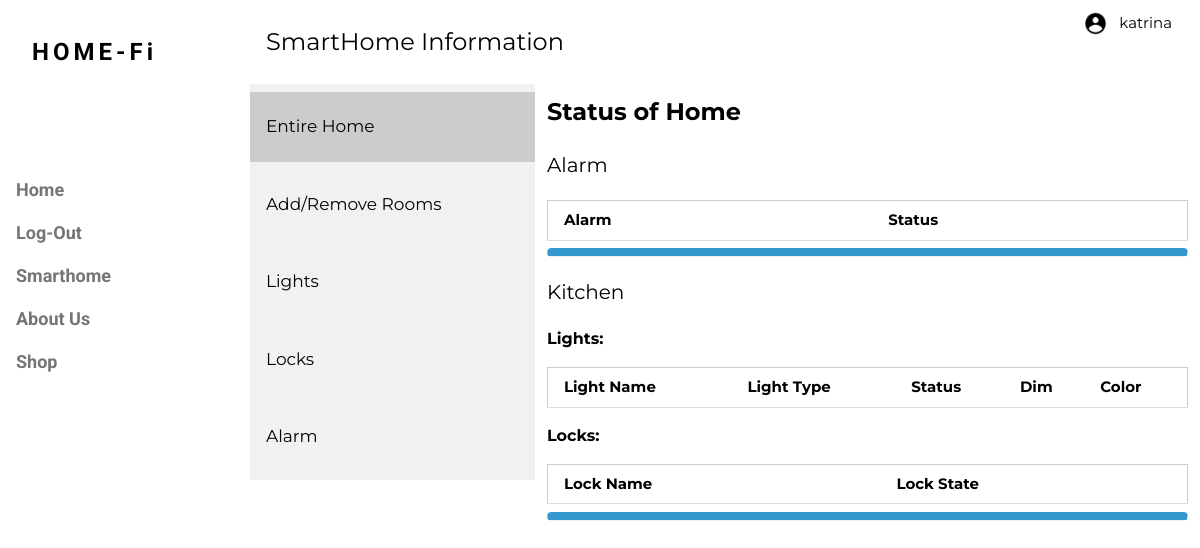
Page /status/ (signed in) on the earlier database version.
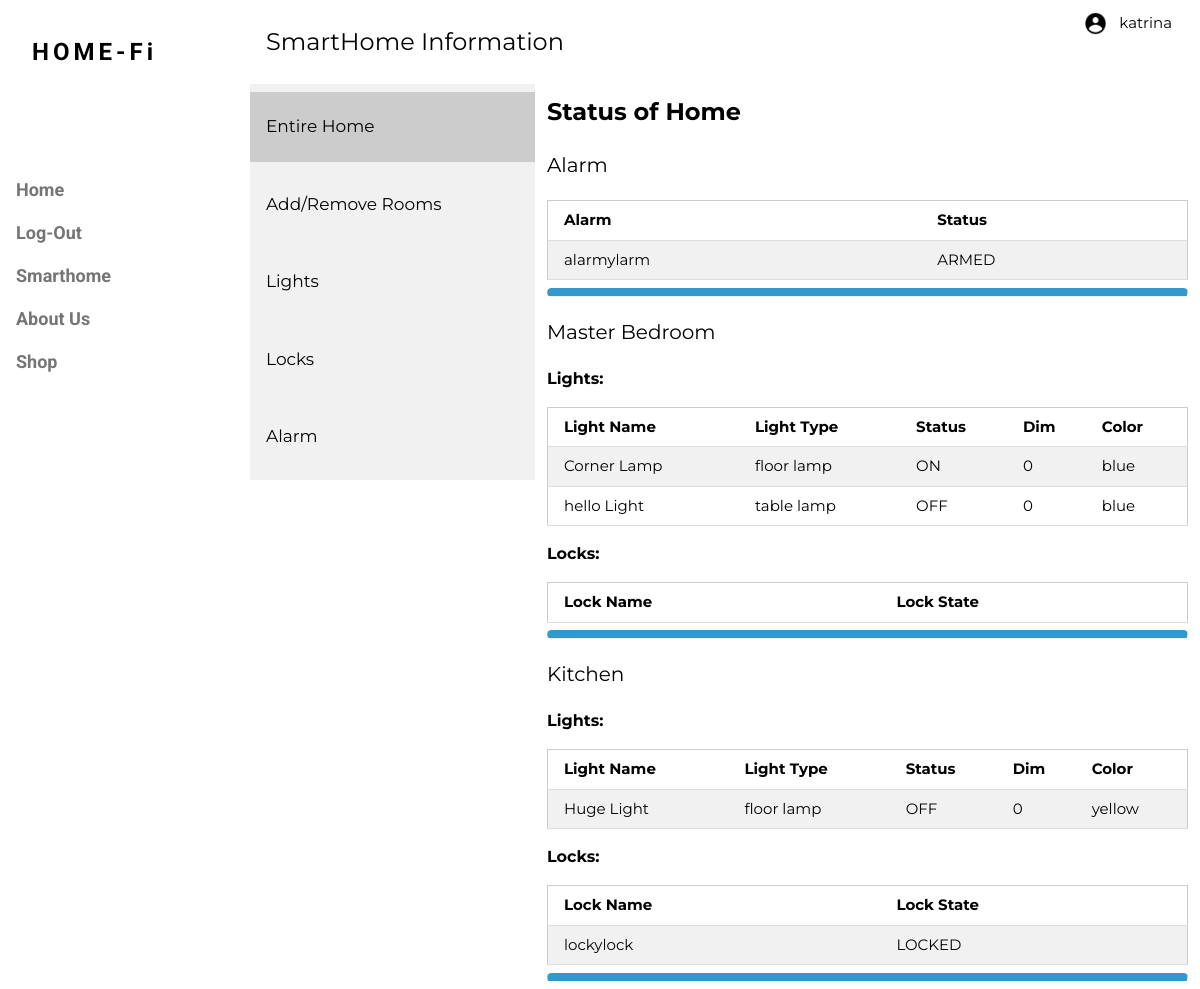
Same page on the later database version.
### homepg/models.py (models this page shows, shortened)
class Room(models.Model):
    owner = models.ForeignKey(User, on_delete=models.CASCADE)
    roomName = models.CharField(max_length=20)
    def __str__(self):
        return self.roomName

class Alarm(models.Model):
    owner = models.ForeignKey(User, on_delete=models.CASCADE)
    alarmName = models.CharField(max_length=20)
    state = models.BooleanField(default=0)
    code1 = models.PositiveIntegerField(default=0, validators=[MinValueValidator(1000), MaxValueValidator(9999)])
    code2 = models.PositiveIntegerField(default=0, validators=[MinValueValidator(1000), MaxValueValidator(9999)])
    code3 = models.PositiveIntegerField(default=0, validators=[MinValueValidator(1000), MaxValueValidator(9999)])
    code4 = models.PositiveIntegerField(default=0, validators=[MinValueValidator(1000), MaxValueValidator(9999)])

class Light(models.Model):
    owner = models.ForeignKey(User, on_delete=models.CASCADE)
    roomLoc = models.ForeignKey(Room, on_delete=models.CASCADE, null=True, blank=True)
    lightName = models.CharField(max_length=20)
    lightType = models.CharField(default='default light', max_length=20,
                                 choices=[('default light', 'default light'), ('floor lamp', 'floor lamp'),
                                          ('table lamp', 'table lamp'), ('ceiling light', 'ceiling light')])
    dimness = models.PositiveIntegerField(default=0, validators=[MinValueValidator(0), MaxValueValidator(100)])
    state = models.BooleanField(default=0)
    color = models.CharField(max_length=20)

class Lock(models.Model):
    owner = models.ForeignKey(User, on_delete=models.CASCADE)
    lockName = models.CharField(max_length=20)
    roomLoc = models.ForeignKey(Room, on_delete=models.CASCADE, null=True, blank=True)
    state = models.BooleanField(default=0)
    code1 = models.PositiveIntegerField(default=0, validators=[MinValueValidator(1000), MaxValueValidator(9999)])
    code2 = models.PositiveIntegerField(default=0, validators=[MinValueValidator(1000), MaxValueValidator(9999)])
    code3 = models.PositiveIntegerField(default=0, validators=[MinValueValidator(1000), MaxValueValidator(9999)])
    code4 = models.PositiveIntegerField(default=0, validators=[MinValueValidator(1000), MaxValueValidator(9999)])

### homepg/views.py (the view)
# urls.py: path("status/", views.status, name="status-page"),
def status(request):
    dbEntries = {
        'rooms': Room.objects.filter(owner=request.user),
        'lights': Light.objects.filter(owner=request.user),
        'locks': Lock.objects.filter(owner=request.user),
        'alarms': Alarm.objects.filter(owner=request.user),
    }
    return render(request, "homepg/smarthome.html", dbEntries)

### homepg/templates/homepg/smarthome.html (shortened to what this page needs)
{% extends "homepg/base.html" %}
{% block content %}
	<header class="w3-container w3-xlarge">
		<p class="w3-left">SmartHome Information</p>
		<p class="w3-right">
			<table>
				<tr>
					<td>{% load static %}<img class="w3-icons" src="{% static 'images/UserIcon.png' %}" alt="Account Icon" style="float: right" /> </td>
					{% if user.is_authenticated %}
						<td style="font-size: 15px;padding:10px"> {{user.username}}</td>
					{% else %}
						<td style="font-size: 15px;padding:10px"> Guest </td>
					{% endif %}
				</tr>
			</table>
		</p>
	</header>
    <div class="tab">
	  <button class="tablinks" onclick="openTab(event, 'Entire Home')" id="defaultOpen">Entire Home</button>
	  <button class="tablinks" onclick="openTab(event, 'Rooms')"> Add/Remove Rooms</button>
	  <button class="tablinks" onclick="openTab(event, 'Lights')">Lights</button>
		<button class="tablinks" onclick="openTab(event, 'Locks')">Locks</button>
		<button class="tablinks" onclick="openTab(event, 'Alarm')">Alarm</button>
	</div>
	<div id="Entire Home" class="tabcontent" style="border:none">
	  <h3 style="font-weight:bold">Status of Home</h3>
		<p style="font-size:20px">Alarm</p>
		<table class="w3-table-all">
			<tr>
				<th>Alarm</th>
				<th>Status</th>
			</tr>
			{% for alarm in alarms %}
			<tr>
                <td> {{ alarm.alarmName }} </td>
                {% if alarm.state == True %}
                    <td> ARMED </td>
                {% else %}
                    <td> DISARMED </td>
                {% endif %}
			</tr>
            {% endfor %}
		</table>
		<hr style="  border-top: 8px solid #3399cc; border-radius: 5px;" />
            {% for room in rooms %}
                <p style="font-size:20px"> {{ room.roomName }} </p>
                <p style="font-size:16px; font-weight:bold"> Lights: </p>
				<table class="w3-table w3-table-all">
				<tr>
					<th>Light Name</th>
					<th> Light Type </th>
					<th>Status</th>
					<th>Dim</th>
					<th>Color</th>
				</tr>
                    {% for light in lights%}
                        {% if room.id == light.roomLoc.id %}
					<tr>
                            <td> {{ light.lightName }} </td>
                            <td> {{ light.lightType}}</td>
							{% if light.state == True %}
                                <td> ON </td>
                            {% else %}
                                <td> OFF </td>
                            {% endif %}
                            <td> {{ light.dimness}} </td>
                            <td> {{ light.color }}</td>
					</tr>
                        {% endif %}
                    {% endfor %}
				</table>
				<p style="font-size:16px; font-weight:bold"> Locks: </p>
					<table class="w3-table w3-table-all">
					<tr>
						<th>Lock Name</th>
						<th> Lock State </th>
					</tr>
                    {% for lock in locks%}
						<tr>
                        {% if room.id == lock.roomLoc.id %}
                            <td> {{ lock.lockName }} </td>
							{% if lock.state == True %}
								<td> LOCKED </td>
							{% else %}
								<td> UNLOCKED </td>
							{% endif %}
                    	{% endif %}
						</tr>
                {% endfor %}
					</table>
		<hr style="  border-top: 8px solid #3399cc; border-radius: 5px;" />
            {% endfor %}
	</div>
{% endblock content %}

### homepg/templates/homepg/base.html (shortened to what this page needs)
<!doctype html>
<html>
<head>
{% load static %}
<link rel="stylesheet" href="{% static 'style.css' %}">
<link rel="stylesheet" href="https://cdnjs.cloudflare.com/ajax/libs/font-awesome/4.7.0/css/font-awesome.min.css">
</head>
<body class="w3-content" style="max-width:1200px">
	<nav class="w3-sidebar w3-bar-block w3-white w3-collapse w3-top" style="z-index:3;width:250px" id="mySidebar">
		<div class="w3-container w3-display-container w3-padding-16">
			<h3 class="w3-wide"><a href="{% url 'business-home' %}" class="w3-bar-item w3-button"><b>HOME-Fi</b></a></h3>
	  	</div>
	  	<div class="w3-padding-64 w3-large w3-text-grey" style="font-weight:bold">
			<a href="{% url 'business-home' %}" class="w3-bar-item w3-button">Home</a>
			{% if user.is_authenticated %}
				<a href="{% url 'logout' %}" class="w3-bar-item w3-button">Log-Out</a>
				<a href="{% url 'status-page' %}" class="w3-bar-item w3-button">Smarthome</a>
			{% else %}
				<a href="{% url 'user-login' %}" class="w3-bar-item w3-button">Log-In</a>
			{% endif %}
			<a href="{% url 'business-about' %}" class="w3-bar-item w3-button">About Us</a>
			<a href="{% url 'business-shop' %}" class="w3-bar-item w3-button">Shop</a>
		</div>
	</nav>
	<div class="w3-main" style="margin-left:250px">
      {% block content %}{% endblock %}
</div>
</body>
</html>

### homepg/static/style.css (style rules this page uses)
html { box-sizing:border-box }
*,*:before,*:after { box-sizing:inherit }
html { -ms-text-size-adjust:100%;-webkit-text-size-adjust:100% }
body { margin:0 }
article,aside,details,figcaption,figure,footer,header,main,menu,nav,section { display:block }
a { background-color:transparent }
b,strong { font-weight:bolder }
img { border-style:none }
button,input,select,textarea,optgroup { font:inherit;margin:0 }
button,input { overflow:visible }
button,select { text-transform:none }
button,[type=button],[type=reset],[type=submit] { -webkit-appearance:button }
html,body { font-family:Verdana,sans-serif;font-size:15px;line-height:1.5 }
html { overflow-x:hidden }
h3 { font-size:24px }
h1,h2,h3,h4,h5,h6 { font-family:"Segoe UI",Arial,sans-serif;font-weight:400;margin:10px 0 }
.w3-wide { letter-spacing:4px }
img { vertical-align:middle }
a { color:inherit }
.w3-icons { max-width:4%;height:auto }
.w3-table,.w3-table-all { border-collapse:collapse;border-spacing:0;width:100%;display:table }
.w3-table-all { border:1px solid #ccc }
.w3-bordered tr,.w3-table-all tr { border-bottom:1px solid #ddd }
.w3-table-all tr:nth-child(odd) { background-color:#fff }
.w3-table-all tr:nth-child(even) { background-color:#f1f1f1 }
.w3-table td,.w3-table th,.w3-table-all td,.w3-table-all th { padding:8px 8px;display:table-cell;text-align:left;vertical-align:top }
.w3-table th:first-child,.w3-table td:first-child,.w3-table-all th:first-child,.w3-table-all td:first-child { padding-left:16px }
.w3-btn,.w3-button { border:none;display:inline-block;padding:8px 16px;vertical-align:middle;overflow:hidden;text-decoration:none;color:inherit;background-color:inherit;text-align:center;cursor:pointer;white-space:nowrap }
.w3-btn,.w3-button { -webkit-touch-callout:none;-webkit-user-select:none;-khtml-user-select:none;-moz-user-select:none;-ms-user-select:none;user-select:none }
.w3-tooltip,.w3-display-container { position:relative }
.w3-sidebar { height:100%;width:200px;background-color:#fff;position:fixed!important;z-index:1;overflow:auto }
.w3-main,#main { transition:margin-left .4s }
.w3-bar-block .w3-bar-item { width:100%;display:block;padding:8px 16px;text-align:left;border:none;white-space:normal;float:none;outline:0 }
.w3-container:after,.w3-container:before,.w3-panel:after,.w3-panel:before,.w3-row:after,.w3-row:before,.w3-row-padding:after,.w3-row-padding:before, .w3-cell-row:before,.w3-cell-row:after,.w3-clear:after,.w3-clear:before,.w3-bar:before,.w3-bar:after { content:"";display:table;clear:both }
.w3-content,.w3-auto { margin-left:auto;margin-right:auto }
.w3-content { max-width:980px }
@media (min-width:993px) { .w3-sidebar.w3-collapse { display:block!important } }
.w3-top,.w3-bottom { position:fixed;width:100%;z-index:1 }
.w3-top { top:0 }
.w3-container,.w3-panel { padding:0.01em 16px }
.w3-large { font-size:18px!important }
.w3-xlarge { font-size:24px!important }
.w3-padding-16 { padding-top:16px!important;padding-bottom:16px!important }
.w3-padding-64 { padding-top:64px!important;padding-bottom:64px!important }
.w3-left { float:left!important }
.w3-right { float:right!important }
.w3-white,.w3-hover-white:hover { color:#000!important;background-color:#fff!important }
.w3-text-grey,.w3-hover-text-grey:hover,.w3-text-gray,.w3-hover-text-gray:hover { color:#757575!important }
button { background-color: #4CAF50; color: white; padding: 14px 20px; margin: 8px 0; border: none; cursor: pointer; width: 100%; }
.tab { float: left; border: none; outline: none; background-color: #f1f1f1; width: 30%; height: 100%; }
.tab button { display: block; background-color: inherit; color: black; padding: 22px 16px; width: 100%; border: none; outline: none; text-align: left; cursor: pointer; transition: 0.3s; font-size: 17px; }
.tab button.active { background-color: #ccc; }
.tabcontent { float: left; padding: 0px 12px; border: none; outline: none; width: 70%; height: 100%; }

### homepg/templates/homepg/base.html (style rules this page uses)
.w3-sidebar a { font-family: "Roboto", sans-serif }
body,h1,h2,h3,h4,h5,h6,.w3-wide { font-family: "Montserrat", sans-serif; }

Differences in the rows shown:
added Alarm: alarmName "alarmylarm", state "ARMED"
now on this page (row edited): Room: roomName "Master Bedroom"
now on this page (row unchanged): Light: lightName "Corner Lamp", lightType "floor lamp", state "ON", dimness "0", color "blue", shown under "Master Bedroom"
added Light: lightName "hello Light", lightType "table lamp", state "OFF", dimness "0", color "blue", shown under "Master Bedroom"
changed Room "Kitchen": gains Light (lightName "Huge Light", lightType "floor lamp", state "OFF", dimness "0", color "yellow")
added Lock: lockName "lockylock", state "LOCKED", shown under Room "Kitchen"
